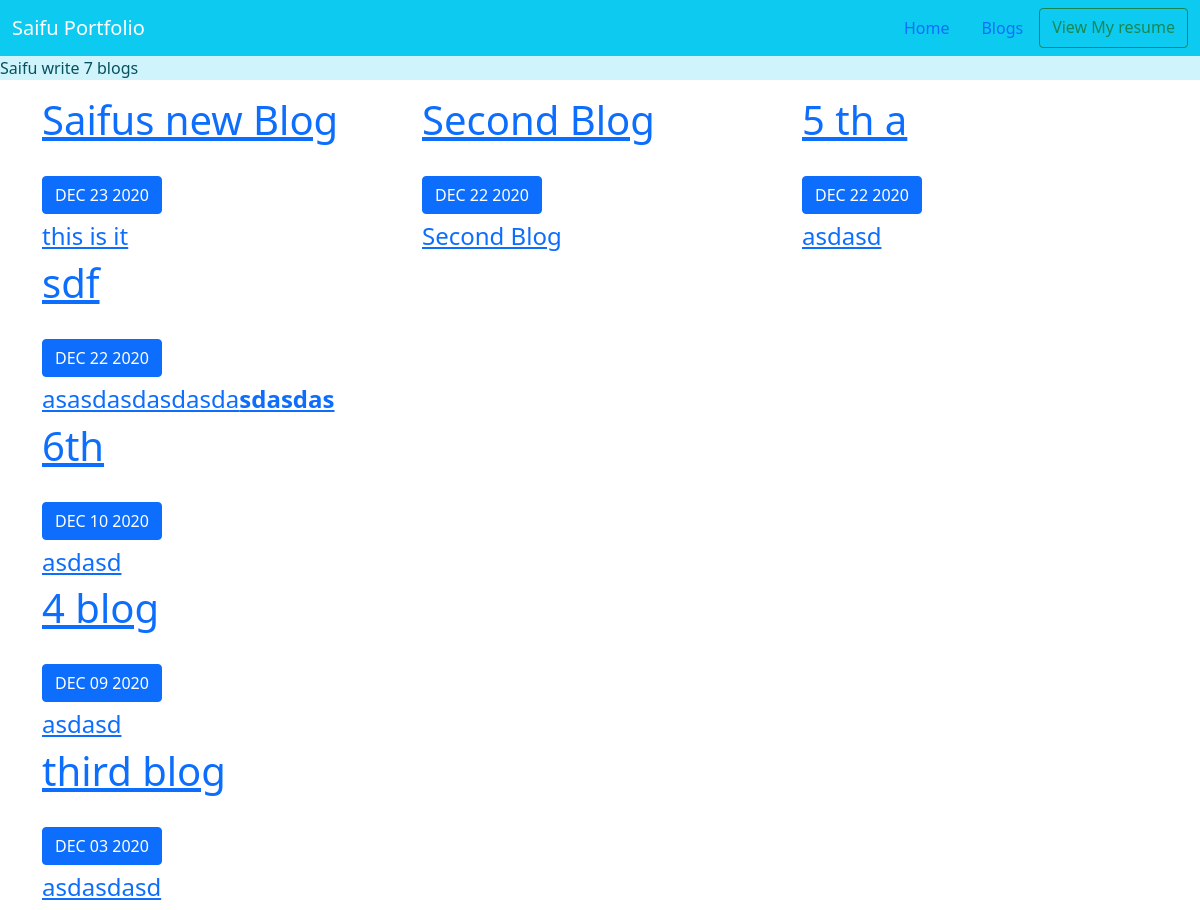
Screenshot of /blog/ with the database file from the repository.
### blog/models.py (models this page shows, shortened)
class blog(models.Model):
    title = models.CharField(max_length=100)
    date = models.DateField()
    desc = models.CharField(max_length=250)

### blog/views.py (the view)
# urls.py: path('' ,views.bloghome , name = 'blogs'),
def bloghome(request):
    blogs = models.blog.objects.order_by('-date')
    return render(request,'blog/bloghome.html',{"blogs": blogs})

### blog/templates/blog/bloghome.html
{% extends 'portfolio/base.html' %}
{% block content %}
<p class="alet alert-info" style="align-content: center">Saifu write {{ blogs.count }} blog{{ blogs.count | pluralize }}</p>
    <div class="container ">
    <div class="row">
    <div class="col-md-14">
        <div class="row">
                {% for blog in blogs %}
                    <div class="col-md-4">
                    <a href="{% url 'blog:details' blog.id %}"> <h1>{{ blog.title }}</h1>
                    <br>
                    <h3 class="btn btn-primary">{{ blog.date | date:'M d Y' | upper}}</h3>
                    <br>
                    <h4 style="overflow-x: auto !important">{{ blog.desc| safe  | truncatechars:100}}</h4>
                    </div></a>
                {% endfor %}
        </div>
    </div>
    </div>
    </div>
{% endblock %}

### rows the page displays
blog: title "Saifus new Blog", date "DEC 23 2020", desc "this is it"
blog: title "Second Blog", date "DEC 22 2020", desc "Second Blog"
blog: title "5 th a", date "DEC 22 2020", desc "asdasd"
blog: title "sdf", date "DEC 22 2020", desc "asasdasdasdasda sdasdas"
blog: title "6th", date "DEC 10 2020", desc "asdasd"
blog: title "4 blog", date "DEC 09 2020", desc "asdasd"
blog: title "third blog", date "DEC 03 2020", desc "asdasdasd"

### other values shown
{{ blogs.count }} "7"
{{ blogs.count | pluralize }} "s"
